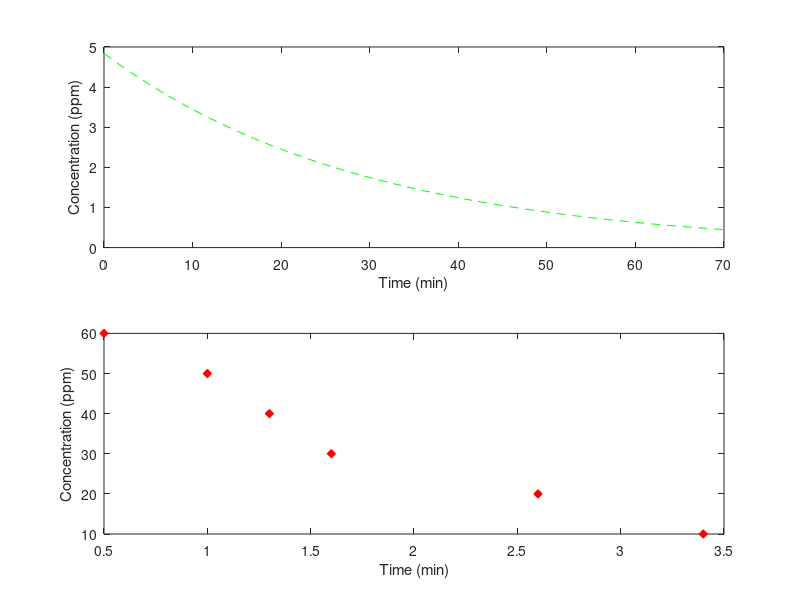

MATLAB code for this plot:
clc;
clear;

t = 0:1:70;
c1 = 4.84*exp(-0.034.*t);

c2 = [3.4, 2.6, 1.6, 1.3, 1.0, 0.5];
t2 = 10:10:60;

subplot(2,1,1)
plot(t,c1,'g--');
xlabel("Time (min)");
ylabel("Concentration (ppm)");

subplot(2,1,2)
plot(c2,t2,'r d','MarkerFaceColor','r');
xlabel("Time (min)");
ylabel("Concentration (ppm)");

